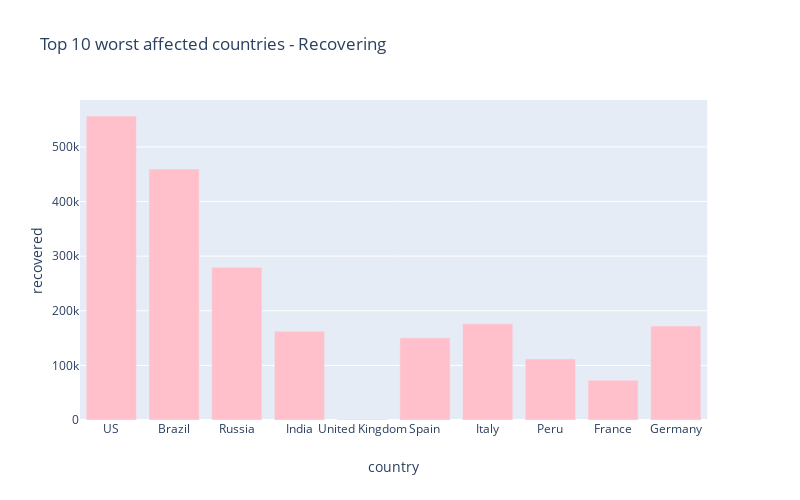

Notebook cell for this chart:
### Markdown cell above
# Worst hit countries - Recovering cases

### Code cell
px.bar(
    sorted_country_df.head(10),
    x = "country",
    y = "recovered",
    title= "Top 10 worst affected countries - Recovering", # the axis names
    color_discrete_sequence=["pink"], 
    height=500,
    width=800
)

### Figure 1 — Plotly figure (JSON) as saved in the notebook; plotly's stock layout.template omitted (floating-point values rounded to 4 significant figures)
{"data": [{"alignmentgroup": "True", "hoverlabel": {"namelength": 0}, "hovertemplate": "country=%{x}<br>recovered=%{y}", "legendgroup": "", "marker": {"color": "pink"}, "name": "", "offsetgroup": "", "orientation": "v", "showlegend": false, "textposition": "auto", "type": "bar", "x": ["US", "Brazil", "Russia", "India", "United Kingdom", "Spain", "Italy", "Peru", "France", "Germany"], "xaxis": "x", "y": [556606, 459436, 279536, 162379, 1283, 150376, 176370, 111724, 72931, 172024], "yaxis": "y"}], "layout": {"barmode": "relative", "height": 500, "legend": {"tracegroupgap": 0}, "title": {"text": "Top 10 worst affected countries - Recovering"}, "width": 800, "xaxis": {"anchor": "y", "domain": [0, 0.98], "title": {"text": "country"}}, "yaxis": {"anchor": "x", "domain": [0, 1], "title": {"text": "recovered"}}}}
